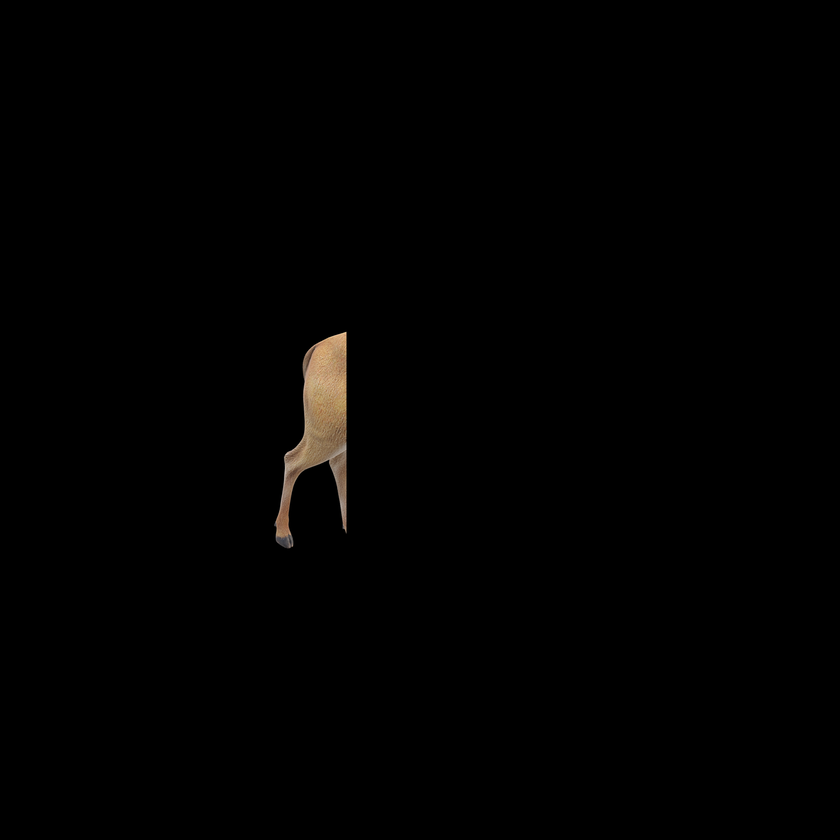
#> input picture For Exp in thesis/1.png, 840 x 840 px, shrunk from 1920 x 1920 before the run, given in place of 1.jpg, which was not available
$ python FT2.py
#> lines starting #> are read from the running program, lines starting #| are printed output that depends on the picture; pictures that were not available may be replaced by others from this repository, and a replacement may not be noted
# -*- coding: utf-8 -*-
"""
Spyder Editor

This is a temporary script file.
"""
from PIL import Image
import numpy as np
import scipy as sp
from scipy.fft import fft2, fftshift,ifft2,ifftshift,ifft,fft
import matplotlib.pyplot as plt
import os
from skimage import color
from skimage.color import rgb2gray


os.chdir("C:/Users/gaosh/Documents/python/Digital-hologram/OriginalImage")
filename="1.jpg"
im=plt.imread(filename)[:,:,:3]
#> im is the input picture: shape (840, 840, 3) float32; mean R, G, B 0.00652, 0.00528, 0.00399
shift_state="shift" # to check the shift influence,

im_r=im[:,:,0]

im_g=im[:,:,1]

im_b=im[:,:,2]


im_r_process=(im_r-1)*(-1)*255
# im_r_fft=fftshift(fft2(im_r))
im_r_fft=fftshift(fft2(im_r))
im_g_fft=fftshift(fft2(im_g))
im_b_fft=fftshift(fft2(im_b))

rows, cols = im_r.shape
#> rows = 840; cols = 840
# Frequency coordinates
u = np.fft.fftshift(np.fft.fftfreq(rows))  # Frequency coordinates along rows
#> u = 840 values from -0.5 to 0.499
v = np.fft.fftshift(np.fft.fftfreq(cols))  # Frequency coordinates along columns
#> v = 840 values from -0.5 to 0.499
# print(u*rows,v*cols)
# Create frequency grid
U, V = np.meshgrid(u, v)

#(-pi, pi]
phase = np.angle(im_r_fft)+np.pi
phase_g = np.angle(im_g_fft)+np.pi
phase_b = np.angle(im_b_fft)+np.pi
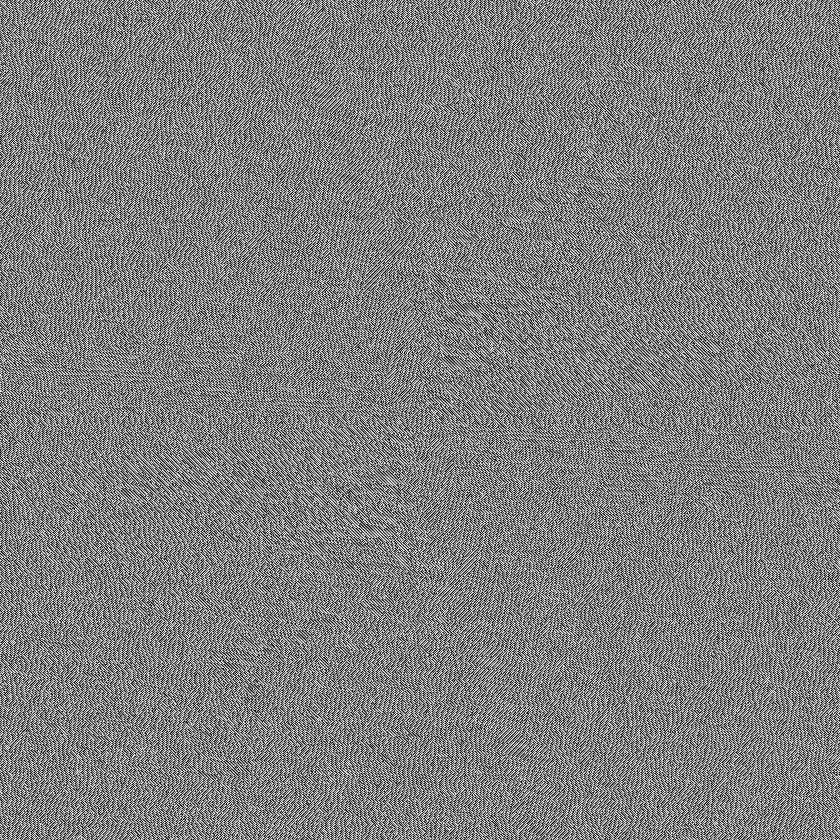
#> phase_b: shape (840, 840) float32; min 0, max 6.28, mean 3.14; drawn with min black and max white
# the calibration between red and gray level 1.85-->255
interval=255/(2*np.pi)
angle_0_pi = phase*interval

interval_g=200/(2*np.pi)
angle_0_pi_g = phase_g*interval_g

interval_b=160/(2*np.pi)
angle_0_pi_b = phase_b*interval_b
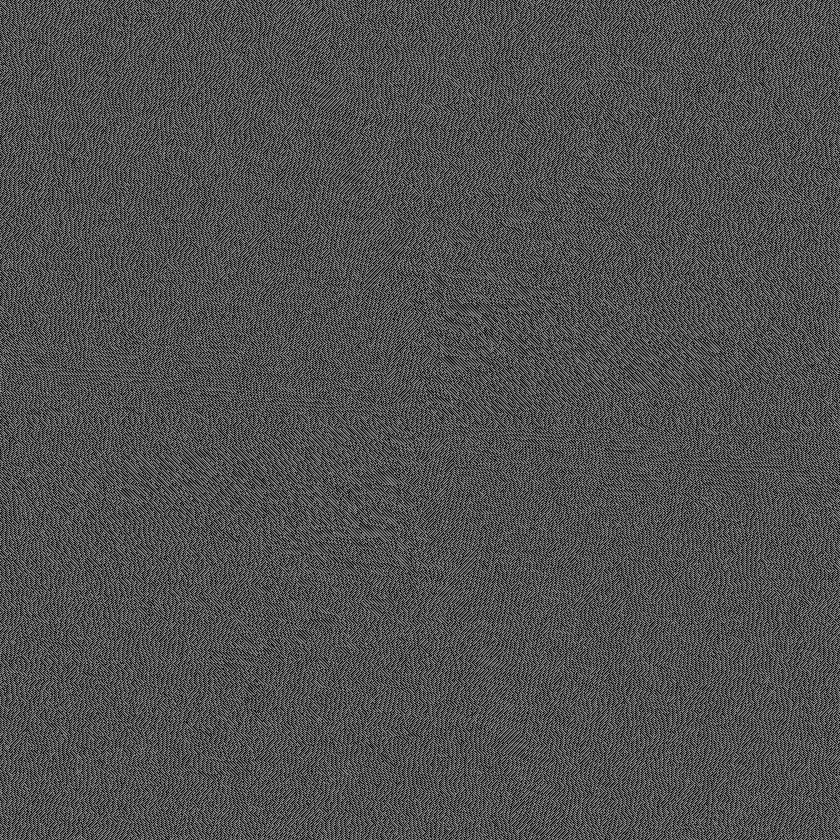
#> angle_0_pi_b: shape (840, 840) float32; min 0, max 160, mean 80

# angle_0_pi =angle_0_pi # this is the one in 0-255


plt.figure(2)
# plt.imshow(np.log(1+abs(im_r_fft)),cmap="gray")
plt.imshow(phase_g,cmap="gray",extent=[v.min(), v.max(), u.min(), u.max()], origin='lower', aspect='auto')
plt.show()

im_new=np.zeros_like(im)
im_new[:,:,0]=np.mod(angle_0_pi,255)
im_new[:,:,1]=np.mod(angle_0_pi_g,255)
im_new[:,:,2]=np.mod(angle_0_pi_b,255)
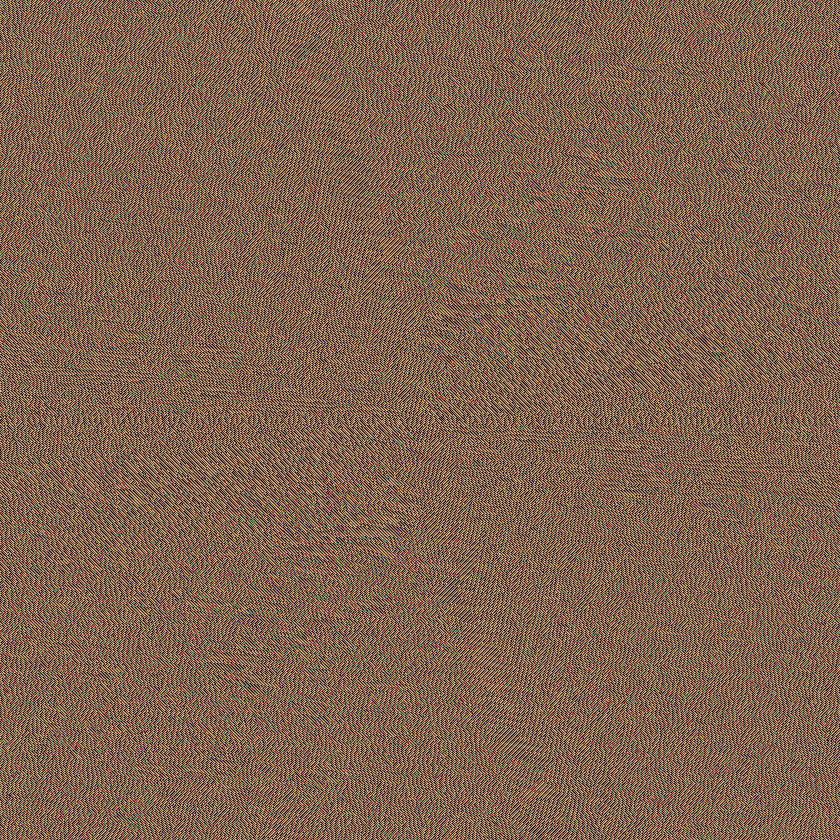
#> im_new: shape (840, 840, 3) float32; mean of channels 0, 1, 2 127.5, 100, 80; drawn as R, G, B
im_new_array = im_new.astype(np.uint8)

im_new_t = Image.fromarray(im_new_array)
im_new_t.save(f"ft of {filename} {interval}.png")


im_saved=plt.imread("C:/Users/gaosh/Documents/python/Digital-hologram/holos26.7/R_tri_92(V)_p70.png")
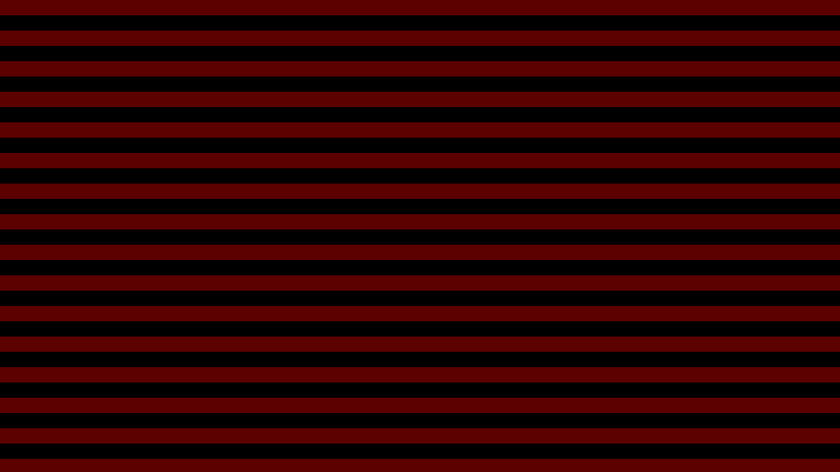
#> input picture RGBScript/R_tri_92(V)_p70.png, 840 x 472 px, shrunk from 1920 x 1080 before the run, found by its file name
#> im_saved is the input picture: shape (472, 840, 3) float32; mean R, G, B 0.186, 0, 0
im_gray=rgb2gray(im_saved)
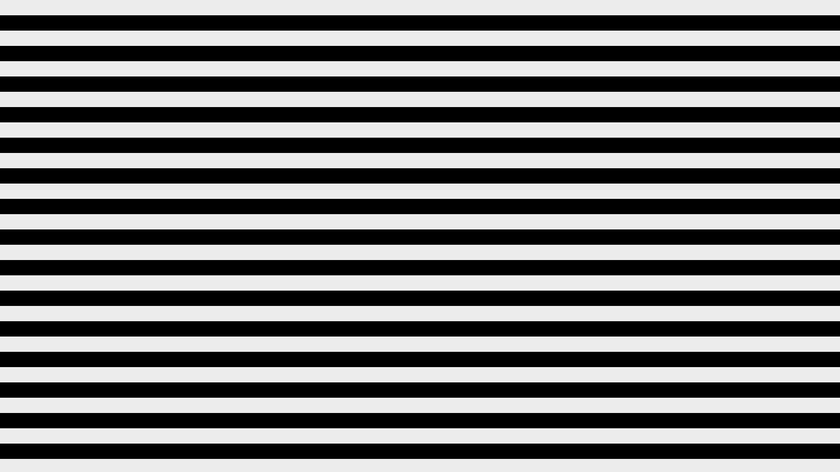
#> im_gray: shape (472, 840) float32; min 0, max 0.0825, mean 0.0396; drawn with min black and max white
phase_2=im_saved/interval
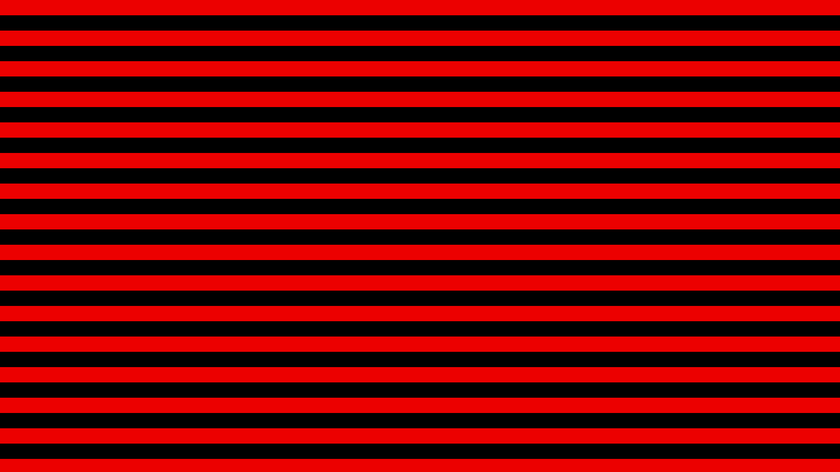
#> phase_2: shape (472, 840, 3) float32; mean R, G, B 0.0046, 0, 0; drawn with min black and max white
plt.figure(3)
plt.imshow(im_gray)
plt.show()

# combined = np.exp(1j * phase)
im_r_if = ifftshift(ifft2(5*np.exp(1j * im_saved)))

# I_r=im_r_if*im_r_if.conjugate()
plt.figure(1)
plt.imshow(abs(im_r_if))
# plt.imshow(im_new,cmap="hot",extent=[v.min(), v.max(), u.min(), u.max()], origin='lower', aspect='auto')
plt.show()
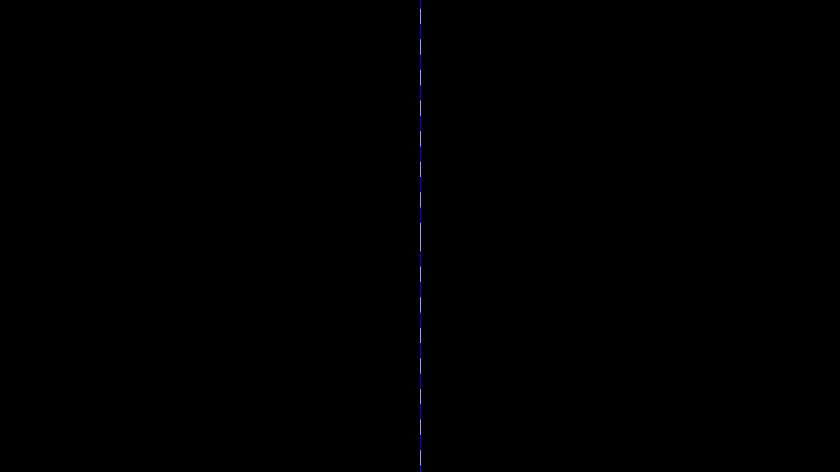
#> shown: shape (472, 840, 3) float32; mean R, G, B 0.000368, 0.000368, 0.00119
# plt.savefig(f"ift of {filename} {interval}.png")
